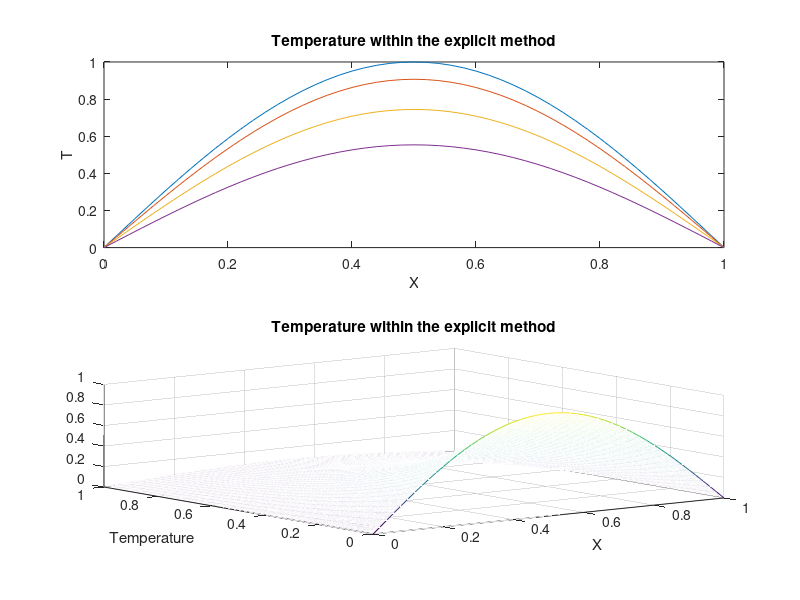

MATLAB code for this plot:
clear; clc; close all;

% Heat diffusion with Explicit method

L = 1.;   % length of the wire
T =1;   % final time

% parameters for the explicit method
K = 2500;  % the number of time steps
dt = T/K;
n = 50;  % the number of space steps
dx = L/n;
cond = 1/4;  % conductivity
b = 2*cond*dt/(dx*dx);  % stability parameter (b=<1) (0.5, 1.05)

% initial temperature of the wire : a sinus.
for i = 1:n+1
    x(i) =(i-1)*dx;
    u(i, 1) =sin(pi*x(i));
end

% temperature at the boundary (T=0)
for k=1:K+1
    u(1,k) = 0.;
    u(n+1,k) = 0.;
    t(k) = (k-1)*dt;
end

% implementation of the explicit method
for k = 1:K  % time Loop
    for i = 2:n;  % space Loop
        u(i, k+1) = u(i, k) + 0.5*b*(u(i-1, k)+u(i+1, k)-2.*u(i, k));
    end
end

% the temperature at different selected times
subplot(2,1,1)
plot(x, u(:, 1), '-', x, u(:, 100), '-', x, u(:, 300), '-', x, u(:, 600), '-')
title('Temperature within the explicit method')
xlabel('X'); ylabel('T');

subplot(2,1,2)
mesh(x, t, u')
title('Temperature within the explicit method')
xlabel('X'); ylabel('Temperature');